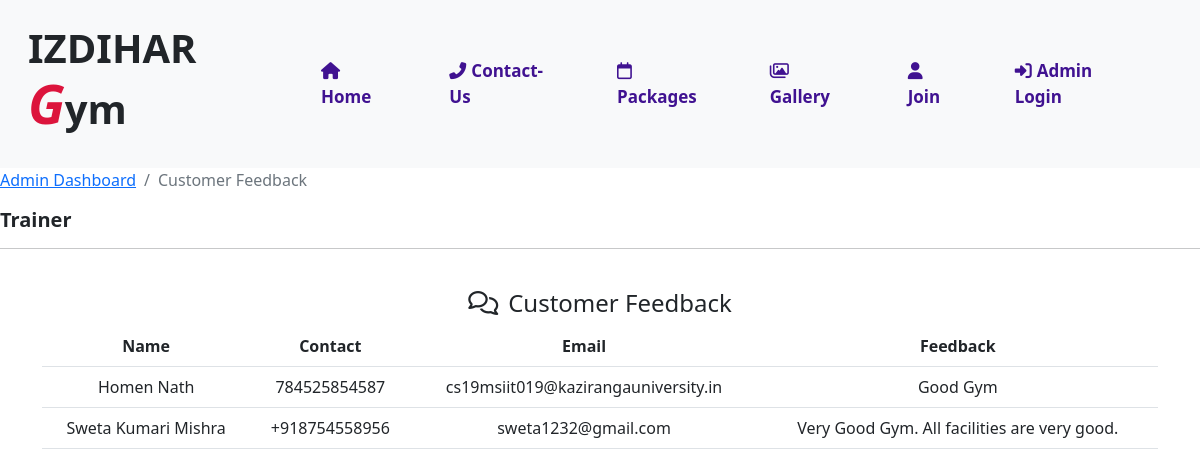
Page /admin/customerFeedback.php on the committed database.
### tables this page shows
CREATE TABLE `customer_feedback` (
  `id` int(11) NOT NULL,
  `name` varchar(255) NOT NULL,
  `contact` varchar(255) NOT NULL,
  `email` varchar(255) NOT NULL,
  `feedback` varchar(255) NOT NULL
);

### admin/customerFeedback.php (the view, shortened to what this page needs)
<!DOCTYPE html>
<html lang="en">
<head>
    <?php include 'header.php'; ?>
</head>
<body>
    <?php include 'navbar.php'; ?>
    <nav aria-label="breadcrumb">
        <ol class="breadcrumb">
            <li class="breadcrumb-item pl-2" aria-current="page"><a href="admindashboard.php">Admin Dashboard</a></li>
            <li class="breadcrumb-item active" aria-current="page">Customer Feedback</li>
        </ol>
        <div class="col-12">
                <h5 style="font-size:20px; font-weight:bold;">Trainer</h5>
                <hr>
            </div>
    </nav>
    <div class="container" style="margin: top 20px;">
        <div class="row">
            <div class="col text-center">
                <h4><i class="far fa-comments" style="padding-right: 10px;"></i>Customer Feedback</h4>
            </div>
        </div>
        <div class="row view-row1">
            <div class="col text-center abcd">
                <table class="table">
                    <tr>
                       <th>Name</th>
                       <th>Contact</th>
                       <th>Email</th>
                       <th>Feedback</th>
                    </tr>
                    <?php
                    include 'connection.php';
                    $selectquery = "SELECT * FROM `customer_feedback`";
                    $query = mysqli_query($conn, $selectquery);
                    while($res = mysqli_fetch_array($query))
                    {
                        ?>
                        <tr>
                        <td><?php echo $res['name'] ?></td>
                        <td><?php echo $res['contact'] ?></td>
                        <td><?php echo $res['email'] ?></td>
                        <td><?php echo $res['feedback'] ?></td>
                    </tr>
                 <?php
                }
                ?>
                </table>
            </div>
        </div>
    </div>
</body>
</html>

### rows in the picture
customer_feedback: name "Homen Nath", contact "784525854587", email "cs19msiit019@kazirangauniversity.in", feedback "Good Gym"
customer_feedback: name "Sweta Kumari Mishra", contact "+918754558956", email "sweta1232@gmail.com", feedback "Very Good Gym. All facilities are very good."
